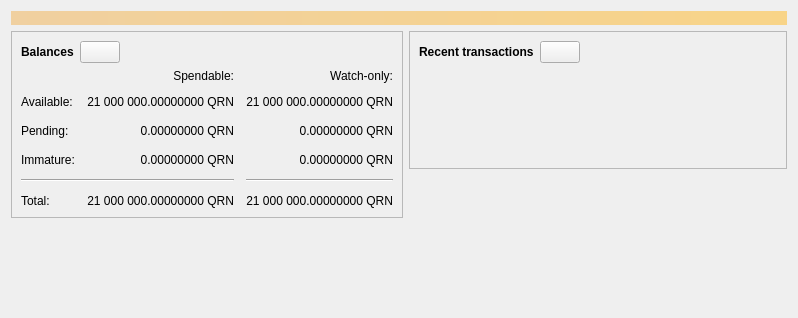
<?xml version="1.0" encoding="UTF-8"?>
<ui version="4.0">
 <class>OverviewPage</class>
 <widget class="QWidget" name="OverviewPage">
  <property name="geometry">
   <rect>
    <x>0</x>
    <y>0</y>
    <width>798</width>
    <height>318</height>
   </rect>
  </property>
  <property name="windowTitle">
   <string>Form</string>
  </property>
  <layout class="QVBoxLayout" name="topLayout">
   <item>
    <widget class="QLabel" name="labelAlerts">
     <property name="visible">
      <bool>false</bool>
     </property>
     <property name="styleSheet">
      <string notr="true">QLabel { background-color: qlineargradient(x1: 0, y1: 0, x2: 1, y2: 0, stop:0 #F0D0A0, stop:1 #F8D488); color:#000000; }</string>
     </property>
     <property name="wordWrap">
      <bool>true</bool>
     </property>
     <property name="margin">
      <number>3</number>
     </property>
     <property name="textInteractionFlags">
      <set>Qt::TextSelectableByMouse</set>
     </property>
    </widget>
   </item>
   <item>
    <layout class="QHBoxLayout" name="horizontalLayout" stretch="1,1">
     <item>
      <layout class="QVBoxLayout" name="verticalLayout_2">
       <item>
        <widget class="QFrame" name="frame">
         <property name="frameShape">
          <enum>QFrame::StyledPanel</enum>
         </property>
         <property name="frameShadow">
          <enum>QFrame::Raised</enum>
         </property>
         <layout class="QVBoxLayout" name="verticalLayout_4">
          <item>
           <layout class="QHBoxLayout" name="horizontalLayout_4">
            <item>
             <widget class="QLabel" name="label_5">
              <property name="font">
               <font>
                <weight>75</weight>
                <bold>true</bold>
               </font>
              </property>
              <property name="text">
               <string>Balances</string>
              </property>
             </widget>
            </item>
            <item>
             <widget class="QPushButton" name="labelWalletStatus">
              <property name="enabled">
               <bool>true</bool>
              </property>
              <property name="maximumSize">
               <size>
                <width>45</width>
                <height>16777215</height>
               </size>
              </property>
              <property name="toolTip">
               <string>The displayed information may be out of date. Your wallet automatically synchronizes with the Bitcoin network after a connection is established, but this process has not completed yet.</string>
              </property>
              <property name="text">
               <string/>
              </property>
              <property name="icon">
               <iconset>
                <normaloff>:/icons/warning</normaloff>
                <disabledoff>:/icons/warning</disabledoff>:/icons/warning</iconset>
              </property>
              <property name="iconSize">
               <size>
                <width>24</width>
                <height>24</height>
               </size>
              </property>
             </widget>
            </item>
            <item>
             <spacer name="horizontalSpacer_3">
              <property name="orientation">
               <enum>Qt::Horizontal</enum>
              </property>
              <property name="sizeHint" stdset="0">
               <size>
                <width>40</width>
                <height>20</height>
               </size>
              </property>
             </spacer>
            </item>
           </layout>
          </item>
          <item>
           <layout class="QGridLayout" name="gridLayout">
            <property name="spacing">
             <number>12</number>
            </property>
            <item row="2" column="2">
             <widget class="QLabel" name="labelWatchPending">
              <property name="cursor">
               <cursorShape>IBeamCursor</cursorShape>
              </property>
              <property name="toolTip">
               <string>Unconfirmed transactions to watch-only addresses</string>
              </property>
              <property name="text">
               <string notr="true">0.00000000 QRN</string>
              </property>
              <property name="alignment">
               <set>Qt::AlignRight|Qt::AlignTrailing|Qt::AlignVCenter</set>
              </property>
              <property name="textInteractionFlags">
               <set>Qt::LinksAccessibleByMouse|Qt::TextSelectableByKeyboard|Qt::TextSelectableByMouse</set>
              </property>
             </widget>
            </item>
            <item row="2" column="1">
             <widget class="QLabel" name="labelUnconfirmed">
              <property name="cursor">
               <cursorShape>IBeamCursor</cursorShape>
              </property>
              <property name="toolTip">
               <string>Total of transactions that have yet to be confirmed, and do not yet count toward the spendable balance</string>
              </property>
              <property name="text">
               <string notr="true">0.00000000 QRN</string>
              </property>
              <property name="alignment">
               <set>Qt::AlignRight|Qt::AlignTrailing|Qt::AlignVCenter</set>
              </property>
              <property name="textInteractionFlags">
               <set>Qt::LinksAccessibleByMouse|Qt::TextSelectableByKeyboard|Qt::TextSelectableByMouse</set>
              </property>
             </widget>
            </item>
            <item row="3" column="2">
             <widget class="QLabel" name="labelWatchImmature">
              <property name="cursor">
               <cursorShape>IBeamCursor</cursorShape>
              </property>
              <property name="toolTip">
               <string>Mined balance in watch-only addresses that has not yet matured</string>
              </property>
              <property name="text">
               <string notr="true">0.00000000 QRN</string>
              </property>
              <property name="alignment">
               <set>Qt::AlignRight|Qt::AlignTrailing|Qt::AlignVCenter</set>
              </property>
              <property name="textInteractionFlags">
               <set>Qt::LinksAccessibleByMouse|Qt::TextSelectableByKeyboard|Qt::TextSelectableByMouse</set>
              </property>
             </widget>
            </item>
            <item row="4" column="0" colspan="2">
             <widget class="Line" name="line">
              <property name="orientation">
               <enum>Qt::Horizontal</enum>
              </property>
             </widget>
            </item>
            <item row="4" column="2">
             <widget class="Line" name="lineWatchBalance">
              <property name="sizePolicy">
               <sizepolicy hsizetype="Preferred" vsizetype="Fixed">
                <horstretch>0</horstretch>
                <verstretch>0</verstretch>
               </sizepolicy>
              </property>
              <property name="minimumSize">
               <size>
                <width>140</width>
                <height>0</height>
               </size>
              </property>
              <property name="orientation">
               <enum>Qt::Horizontal</enum>
              </property>
             </widget>
            </item>
            <item row="5" column="0">
             <widget class="QLabel" name="labelTotalText">
              <property name="text">
               <string>Total:</string>
              </property>
             </widget>
            </item>
            <item row="3" column="1">
             <widget class="QLabel" name="labelImmature">
              <property name="cursor">
               <cursorShape>IBeamCursor</cursorShape>
              </property>
              <property name="toolTip">
               <string>Mined balance that has not yet matured</string>
              </property>
              <property name="text">
               <string notr="true">0.00000000 QRN</string>
              </property>
              <property name="alignment">
               <set>Qt::AlignRight|Qt::AlignTrailing|Qt::AlignVCenter</set>
              </property>
              <property name="textInteractionFlags">
               <set>Qt::LinksAccessibleByMouse|Qt::TextSelectableByKeyboard|Qt::TextSelectableByMouse</set>
              </property>
             </widget>
            </item>
            <item row="2" column="3">
             <spacer name="horizontalSpacer_2">
              <property name="orientation">
               <enum>Qt::Horizontal</enum>
              </property>
              <property name="sizeHint" stdset="0">
               <size>
                <width>40</width>
                <height>20</height>
               </size>
              </property>
             </spacer>
            </item>
            <item row="3" column="0">
             <widget class="QLabel" name="labelImmatureText">
              <property name="text">
               <string>Immature:</string>
              </property>
             </widget>
            </item>
            <item row="5" column="1">
             <widget class="QLabel" name="labelTotal">
              <property name="cursor">
               <cursorShape>IBeamCursor</cursorShape>
              </property>
              <property name="toolTip">
               <string>Your current total balance</string>
              </property>
              <property name="text">
               <string notr="true">21 000 000.00000000 QRN</string>
              </property>
              <property name="alignment">
               <set>Qt::AlignRight|Qt::AlignTrailing|Qt::AlignVCenter</set>
              </property>
              <property name="textInteractionFlags">
               <set>Qt::LinksAccessibleByMouse|Qt::TextSelectableByKeyboard|Qt::TextSelectableByMouse</set>
              </property>
             </widget>
            </item>
            <item row="5" column="2">
             <widget class="QLabel" name="labelWatchTotal">
              <property name="cursor">
               <cursorShape>IBeamCursor</cursorShape>
              </property>
              <property name="toolTip">
               <string>Current total balance in watch-only addresses</string>
              </property>
              <property name="text">
               <string notr="true">21 000 000.00000000 QRN</string>
              </property>
              <property name="alignment">
               <set>Qt::AlignRight|Qt::AlignTrailing|Qt::AlignVCenter</set>
              </property>
              <property name="textInteractionFlags">
               <set>Qt::LinksAccessibleByMouse|Qt::TextSelectableByKeyboard|Qt::TextSelectableByMouse</set>
              </property>
             </widget>
            </item>
            <item row="0" column="2">
             <widget class="QLabel" name="labelWatchonly">
              <property name="text">
               <string>Watch-only:</string>
              </property>
              <property name="alignment">
               <set>Qt::AlignRight|Qt::AlignTrailing|Qt::AlignVCenter</set>
              </property>
             </widget>
            </item>
            <item row="1" column="0">
             <widget class="QLabel" name="labelBalanceText">
              <property name="text">
               <string>Available:</string>
              </property>
             </widget>
            </item>
            <item row="1" column="1">
             <widget class="QLabel" name="labelBalance">
              <property name="cursor">
               <cursorShape>IBeamCursor</cursorShape>
              </property>
              <property name="toolTip">
               <string>Your current spendable balance</string>
              </property>
              <property name="text">
               <string notr="true">21 000 000.00000000 QRN</string>
              </property>
              <property name="alignment">
               <set>Qt::AlignRight|Qt::AlignTrailing|Qt::AlignVCenter</set>
              </property>
              <property name="textInteractionFlags">
               <set>Qt::LinksAccessibleByMouse|Qt::TextSelectableByKeyboard|Qt::TextSelectableByMouse</set>
              </property>
             </widget>
            </item>
            <item row="1" column="2">
             <widget class="QLabel" name="labelWatchAvailable">
              <property name="cursor">
               <cursorShape>IBeamCursor</cursorShape>
              </property>
              <property name="toolTip">
               <string>Your current balance in watch-only addresses</string>
              </property>
              <property name="text">
               <string notr="true">21 000 000.00000000 QRN</string>
              </property>
              <property name="alignment">
               <set>Qt::AlignRight|Qt::AlignTrailing|Qt::AlignVCenter</set>
              </property>
              <property name="textInteractionFlags">
               <set>Qt::LinksAccessibleByMouse|Qt::TextSelectableByKeyboard|Qt::TextSelectableByMouse</set>
              </property>
             </widget>
            </item>
            <item row="2" column="0">
             <widget class="QLabel" name="labelPendingText">
              <property name="text">
               <string>Pending:</string>
              </property>
             </widget>
            </item>
            <item row="0" column="1">
             <widget class="QLabel" name="labelSpendable">
              <property name="text">
               <string>Spendable:</string>
              </property>
              <property name="alignment">
               <set>Qt::AlignRight|Qt::AlignTrailing|Qt::AlignVCenter</set>
              </property>
             </widget>
            </item>
           </layout>
          </item>
         </layout>
        </widget>
       </item>
       <item>
        <spacer name="verticalSpacer">
         <property name="orientation">
          <enum>Qt::Vertical</enum>
         </property>
         <property name="sizeHint" stdset="0">
          <size>
           <width>20</width>
           <height>40</height>
          </size>
         </property>
        </spacer>
       </item>
      </layout>
     </item>
     <item>
      <layout class="QVBoxLayout" name="verticalLayout_3">
       <item>
        <widget class="QFrame" name="frame_2">
         <property name="frameShape">
          <enum>QFrame::StyledPanel</enum>
         </property>
         <property name="frameShadow">
          <enum>QFrame::Raised</enum>
         </property>
         <layout class="QVBoxLayout" name="verticalLayout">
          <item>
           <layout class="QHBoxLayout" name="horizontalLayout_2">
            <item>
             <widget class="QLabel" name="label_4">
              <property name="font">
               <font>
                <weight>75</weight>
                <bold>true</bold>
               </font>
              </property>
              <property name="text">
               <string>Recent transactions</string>
              </property>
             </widget>
            </item>
            <item>
             <widget class="QPushButton" name="labelTransactionsStatus">
              <property name="enabled">
               <bool>true</bool>
              </property>
              <property name="maximumSize">
               <size>
                <width>45</width>
                <height>16777215</height>
               </size>
              </property>
              <property name="toolTip">
               <string>The displayed information may be out of date. Your wallet automatically synchronizes with the Bitcoin network after a connection is established, but this process has not completed yet.</string>
              </property>
              <property name="text">
               <string/>
              </property>
              <property name="icon">
               <iconset>
                <normaloff>:/icons/warning</normaloff>
                <disabledoff>:/icons/warning</disabledoff>:/icons/warning</iconset>
              </property>
              <property name="iconSize">
               <size>
                <width>24</width>
                <height>24</height>
               </size>
              </property>
             </widget>
            </item>
            <item>
             <spacer name="horizontalSpacer">
              <property name="orientation">
               <enum>Qt::Horizontal</enum>
              </property>
              <property name="sizeHint" stdset="0">
               <size>
                <width>40</width>
                <height>20</height>
               </size>
              </property>
             </spacer>
            </item>
           </layout>
          </item>
          <item>
           <widget class="TransactionOverviewWidget" name="listTransactions">
            <property name="styleSheet">
             <string notr="true">QListView { background: transparent; }</string>
            </property>
            <property name="frameShape">
             <enum>QFrame::NoFrame</enum>
            </property>
            <property name="verticalScrollBarPolicy">
             <enum>Qt::ScrollBarAlwaysOff</enum>
            </property>
            <property name="horizontalScrollBarPolicy">
             <enum>Qt::ScrollBarAlwaysOff</enum>
            </property>
            <property name="sizeAdjustPolicy">
             <enum>QAbstractScrollArea::AdjustToContents</enum>
            </property>
            <property name="selectionMode">
             <enum>QAbstractItemView::NoSelection</enum>
            </property>
            <property name="uniformItemSizes">
             <bool>true</bool>
            </property>
           </widget>
          </item>
         </layout>
        </widget>
       </item>
       <item>
        <spacer name="verticalSpacer_2">
         <property name="orientation">
          <enum>Qt::Vertical</enum>
         </property>
         <property name="sizeHint" stdset="0">
          <size>
           <width>20</width>
           <height>40</height>
          </size>
         </property>
        </spacer>
       </item>
      </layout>
     </item>
    </layout>
   </item>
  </layout>
 </widget>
 <customwidgets>
  <customwidget>
   <class>TransactionOverviewWidget</class>
   <extends>QListView</extends>
   <header>qt/transactionoverviewwidget.h</header>
  </customwidget>
 </customwidgets>
 <resources/>
 <connections/>
</ui>
